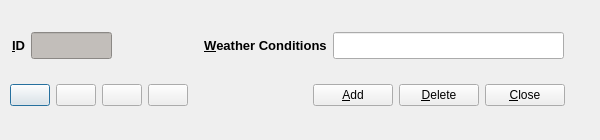
<?xml version="1.0" encoding="UTF-8"?>
<ui version="4.0">
 <class>wxcondSetupDlg</class>
 <widget class="QDialog" name="wxcondSetupDlg">
  <property name="geometry">
   <rect>
    <x>0</x>
    <y>0</y>
    <width>600</width>
    <height>140</height>
   </rect>
  </property>
  <property name="minimumSize">
   <size>
    <width>600</width>
    <height>140</height>
   </size>
  </property>
  <property name="maximumSize">
   <size>
    <width>640</width>
    <height>180</height>
   </size>
  </property>
  <property name="windowTitle">
   <string>Weather Conditions Setup</string>
  </property>
  <widget class="QWidget" name="layoutWidget">
   <property name="geometry">
    <rect>
     <x>12</x>
     <y>20</y>
     <width>552</width>
     <height>51</height>
    </rect>
   </property>
   <layout class="QHBoxLayout" name="horizontalLayout">
    <item>
     <widget class="QLabel" name="label">
      <property name="text">
       <string>&lt;!DOCTYPE HTML PUBLIC &quot;-//W3C//DTD HTML 4.0//EN&quot; &quot;http://www.w3.org/TR/REC-html40/strict.dtd&quot;&gt;
&lt;html&gt;&lt;head&gt;&lt;meta name=&quot;qrichtext&quot; content=&quot;1&quot; /&gt;&lt;style type=&quot;text/css&quot;&gt;
p, li { white-space: pre-wrap; }
&lt;/style&gt;&lt;/head&gt;&lt;body style=&quot; font-family:'Sans Serif'; font-size:10pt; font-weight:400; font-style:normal;&quot;&gt;
&lt;p style=&quot; margin-top:0px; margin-bottom:0px; margin-left:0px; margin-right:0px; -qt-block-indent:0; text-indent:0px;&quot;&gt;&lt;span style=&quot; font-weight:600;&quot;&gt;&amp;amp;ID&lt;/span&gt;&lt;/p&gt;&lt;/body&gt;&lt;/html&gt;</string>
      </property>
      <property name="buddy">
       <cstring>weatherID_display</cstring>
      </property>
     </widget>
    </item>
    <item>
     <widget class="QLineEdit" name="weatherID_display">
      <property name="maximumSize">
       <size>
        <width>81</width>
        <height>27</height>
       </size>
      </property>
      <property name="styleSheet">
       <string notr="true">background-color: rgb(194, 190, 186);</string>
      </property>
      <property name="readOnly">
       <bool>true</bool>
      </property>
     </widget>
    </item>
    <item>
     <spacer name="horizontalSpacer">
      <property name="orientation">
       <enum>Qt::Horizontal</enum>
      </property>
      <property name="sizeHint" stdset="0">
       <size>
        <width>78</width>
        <height>20</height>
       </size>
      </property>
     </spacer>
    </item>
    <item>
     <widget class="QLabel" name="label_2">
      <property name="text">
       <string>&lt;!DOCTYPE HTML PUBLIC &quot;-//W3C//DTD HTML 4.0//EN&quot; &quot;http://www.w3.org/TR/REC-html40/strict.dtd&quot;&gt;
&lt;html&gt;&lt;head&gt;&lt;meta name=&quot;qrichtext&quot; content=&quot;1&quot; /&gt;&lt;style type=&quot;text/css&quot;&gt;
p, li { white-space: pre-wrap; }
&lt;/style&gt;&lt;/head&gt;&lt;body style=&quot; font-family:'Sans'; font-size:10pt; font-weight:400; font-style:normal;&quot;&gt;
&lt;p style=&quot; margin-top:0px; margin-bottom:0px; margin-left:0px; margin-right:0px; -qt-block-indent:0; text-indent:0px;&quot;&gt;&lt;span style=&quot; font-family:'Sans Serif'; font-weight:600;&quot;&gt;&amp;amp;Weather Conditions&lt;/span&gt;&lt;/p&gt;&lt;/body&gt;&lt;/html&gt;</string>
      </property>
      <property name="buddy">
       <cstring>wxcondEdit</cstring>
      </property>
     </widget>
    </item>
    <item>
     <widget class="QLineEdit" name="wxcondEdit">
      <property name="minimumSize">
       <size>
        <width>231</width>
        <height>27</height>
       </size>
      </property>
      <property name="maximumSize">
       <size>
        <width>231</width>
        <height>27</height>
       </size>
      </property>
      <property name="toolTip">
       <string>Predominate weather condition (NWS)</string>
      </property>
     </widget>
    </item>
   </layout>
  </widget>
  <widget class="QWidget" name="layoutWidget">
   <property name="geometry">
    <rect>
     <x>10</x>
     <y>70</y>
     <width>261</width>
     <height>51</height>
    </rect>
   </property>
   <layout class="QHBoxLayout" name="horizontalLayout_2">
    <item>
     <widget class="QPushButton" name="firstEntry">
      <property name="toolTip">
       <string>First Entry</string>
      </property>
      <property name="text">
       <string/>
      </property>
      <property name="icon">
       <iconset resource="fmrd_resources.qrc">
        <normaloff>:/images/first.png</normaloff>:/images/first.png</iconset>
      </property>
     </widget>
    </item>
    <item>
     <widget class="QPushButton" name="prevEntry">
      <property name="toolTip">
       <string>Previous Entry</string>
      </property>
      <property name="text">
       <string/>
      </property>
      <property name="icon">
       <iconset resource="fmrd_resources.qrc">
        <normaloff>:/images/prev.png</normaloff>:/images/prev.png</iconset>
      </property>
     </widget>
    </item>
    <item>
     <widget class="QPushButton" name="nextEntry">
      <property name="toolTip">
       <string>Next Entry</string>
      </property>
      <property name="text">
       <string/>
      </property>
      <property name="icon">
       <iconset resource="fmrd_resources.qrc">
        <normaloff>:/images/next.png</normaloff>:/images/next.png</iconset>
      </property>
     </widget>
    </item>
    <item>
     <widget class="QPushButton" name="lastEntry">
      <property name="toolTip">
       <string>Last Entry</string>
      </property>
      <property name="text">
       <string/>
      </property>
      <property name="icon">
       <iconset resource="fmrd_resources.qrc">
        <normaloff>:/images/last.png</normaloff>:/images/last.png</iconset>
      </property>
     </widget>
    </item>
    <item>
     <spacer name="horizontalSpacer_2">
      <property name="orientation">
       <enum>Qt::Horizontal</enum>
      </property>
      <property name="sizeHint" stdset="0">
       <size>
        <width>18</width>
        <height>20</height>
       </size>
      </property>
     </spacer>
    </item>
   </layout>
  </widget>
  <widget class="QWidget" name="layoutWidget">
   <property name="geometry">
    <rect>
     <x>290</x>
     <y>70</y>
     <width>275</width>
     <height>51</height>
    </rect>
   </property>
   <layout class="QHBoxLayout" name="horizontalLayout_3">
    <item>
     <spacer name="horizontalSpacer_3">
      <property name="orientation">
       <enum>Qt::Horizontal</enum>
      </property>
      <property name="sizeHint" stdset="0">
       <size>
        <width>13</width>
        <height>20</height>
       </size>
      </property>
     </spacer>
    </item>
    <item>
     <widget class="QPushButton" name="addEntry">
      <property name="toolTip">
       <string>Add Entry</string>
      </property>
      <property name="text">
       <string>&amp;Add</string>
      </property>
      <property name="icon">
       <iconset resource="fmrd_resources.qrc">
        <normaloff>:/images/add.png</normaloff>:/images/add.png</iconset>
      </property>
     </widget>
    </item>
    <item>
     <widget class="QPushButton" name="deleteEntry">
      <property name="toolTip">
       <string>Delete Entry</string>
      </property>
      <property name="text">
       <string>&amp;Delete</string>
      </property>
      <property name="icon">
       <iconset resource="fmrd_resources.qrc">
        <normaloff>:/images/delete.png</normaloff>:/images/delete.png</iconset>
      </property>
     </widget>
    </item>
    <item>
     <widget class="QPushButton" name="closeButton">
      <property name="toolTip">
       <string>Close Window</string>
      </property>
      <property name="text">
       <string>&amp;Close</string>
      </property>
      <property name="icon">
       <iconset resource="fmrd_resources.qrc">
        <normaloff>:/images/quit.png</normaloff>:/images/quit.png</iconset>
      </property>
     </widget>
    </item>
   </layout>
  </widget>
 </widget>
 <resources>
  <include location="fmrd_resources.qrc"/>
 </resources>
 <connections/>
</ui>
